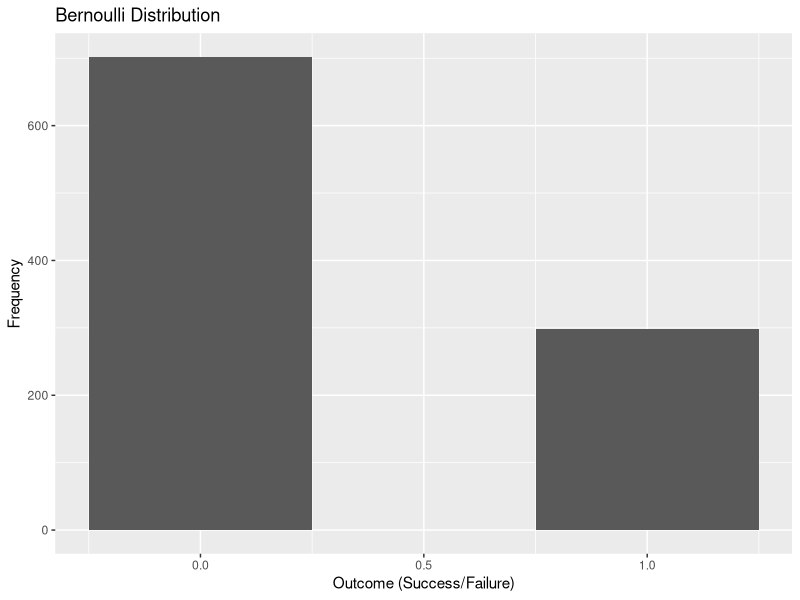
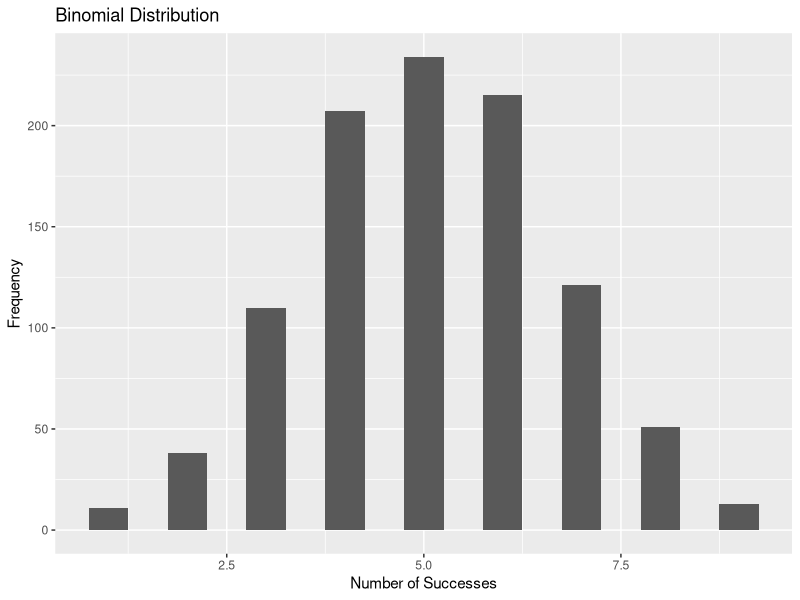
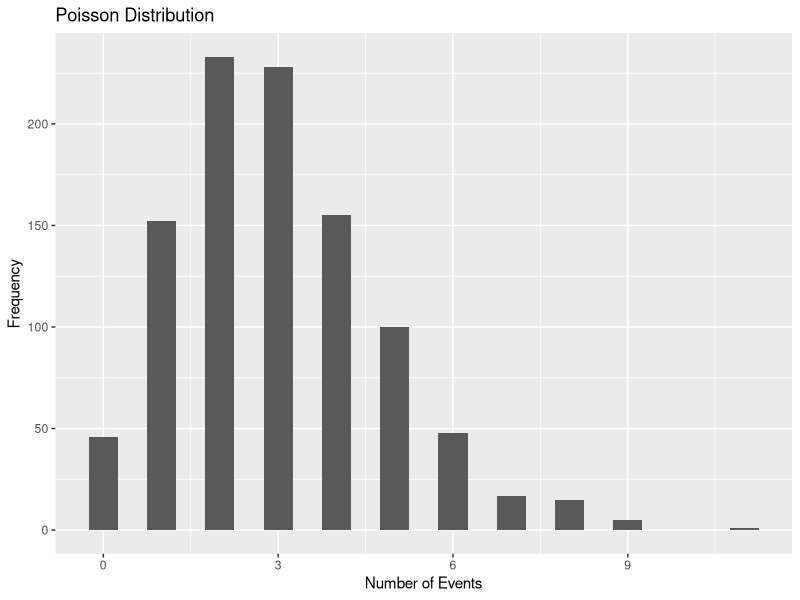

Write the R code that produced these figures, in order.
# Load necessary libraries
library(ggplot2)


# Simulate Bernoulli distribution
bernoulli_data <- rbinom(n = 1000, size = 1, prob = 0.3)


# Simulate Binomial distribution
binomial_data <- rbinom(n = 1000, size = 10, prob = 0.5)


# Simulate Poisson distribution
poisson_data <- rpois(n = 1000, lambda = 3)


# Plot probability mass functions (PMFs)
ggplot(data.frame(x = bernoulli_data), aes(x = x)) +
  
  geom_bar(stat = "count", width = 0.5) +
  
  labs(title = "Bernoulli Distribution", x = "Outcome (Success/Failure)", y = "Frequency")


ggplot(data.frame(x = binomial_data), aes(x = x)) +
  
  geom_bar(stat = "count", width = 0.5) +
  
  labs(title = "Binomial Distribution", x = "Number of Successes", y = "Frequency")


ggplot(data.frame(x = poisson_data), aes(x = x)) +
  
  geom_bar(stat = "count", width = 0.5) +
  
  labs(title = "Poisson Distribution", x = "Number of Events", y = "Frequency")